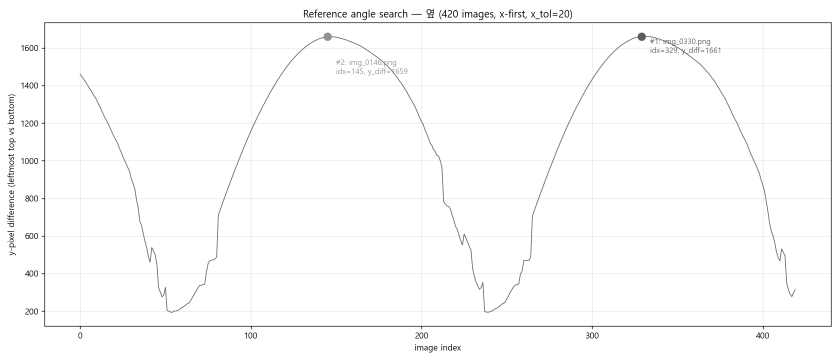
#> input picture side_ref_angle/refscan_260709_sm45c_Initial_side/ref_angle_plot.png, 1680 x 720 px (shown at 1/2 size)
$ python find_ref_angle.py refscan_260709_sm45c_Initial_side
#> lines starting #> are read from the running program, lines starting #| are printed output that depends on the picture
# -*- coding: utf-8 -*-
"""엔드밀 옆날 360도 회전 이미지에서 레퍼런스 각도 찾기.

방법
----
1. 그레이스케일 이미지를 임계값(thresh, 밝기)으로 이진화 → 어두운 픽셀 = 툴 후보.
   (왼쪽 끝에 어두운 배경 구조물이 함께 찍히므로 단순 최좌단 검색은 불가)
2. 화면 맨 오른쪽 가운데 픽셀을 시드로, 시드와 연결된 덩어리(connected component)만
   툴로 취급한다. 툴과 왼쪽 구조물 사이에는 흰 배경 띠가 있어 자연스럽게 분리된다.
3. 툴 덩어리를 이미지 중심 y(h/2) 기준 위/아래 반쪽으로 나누고, 각 반쪽에서
   x가 가장 작은(맨왼쪽) 픽셀을 먼저 확정한다. x가 y보다 우선순위가 높되,
   모서리가 둥근 경우를 위해 최좌단에서 x-tol(기본 20px) 이내 픽셀까지는
   y 극값 경쟁에 참여시킨다 (세로 직사각형+반원 캡이면 캡 꼭대기까지 포함).
   - 맨왼쪽 위 점: 위 반쪽 최좌단 x + tol 이내에서 가장 위(y 최소)
   - 맨왼쪽 아래 점: 아래 반쪽 최좌단 x + tol 이내에서 가장 아래(y 최대)
   두 점은 절삭날 코너라서 반드시 중심 반대쪽에 하나씩 있어야 한다.
4. 두 점의 x차이 dx는 참고용으로 기록/표시만 한다 (제약 없음).
   중심 반대쪽 조건을 만족 못 하면 그 프레임은 무효(y_diff=0) 처리.
5. y_diff = (아래 y) - (위 y). 인덱스 vs y_diff 그래프를 그리고 최대 프레임을
   레퍼런스로 선정. 360도 회전이므로 약 180도 간격의 피크 2개가 나온다.

사용법
------
python find_ref_angle.py "G:\\내 드라이브\\...\\옆" [--thresh 210] [--x-tol 20]
                         [--min-sep 90] [--out ref_angle_out]
"""
import argparse
import csv
import os
import re
import sys
import time
from concurrent.futures import ProcessPoolExecutor
from pathlib import Path

import cv2
import numpy as np
import matplotlib

matplotlib.use("Agg")
import matplotlib.pyplot as plt

plt.rcParams["font.family"] = ["Malgun Gothic", "DejaVu Sans"]
plt.rcParams["axes.unicode_minus"] = False

IMG_EXTS = {".png", ".jpg", ".jpeg", ".bmp", ".tif", ".tiff"}

INVALID = {"x_min": -1, "x_top": -1, "y_top": -1, "x_bot": -1, "y_bot": -1,
           "y_diff": 0, "dx": -1, "valid": 0}


def natural_key(p: Path):
    """img_0002 < img_0010 처럼 파일명 속 숫자 기준 정렬."""
    return [int(t) if t.isdigit() else t.lower() for t in re.split(r"(\d+)", p.name)]


def imread_gray(path: Path):
    """한글/유니코드 경로에서도 동작하는 그레이스케일 로더."""
    data = np.fromfile(str(path), dtype=np.uint8)
    return cv2.imdecode(data, cv2.IMREAD_GRAYSCALE)
#> returned value is the input picture: shape (720, 1680); min 0, max 255, mean 251.5


def imwrite_uni(path: Path, img):
    ok, buf = cv2.imencode(path.suffix, img)
    if ok:
        buf.tofile(str(path))


def measure(img: np.ndarray, thresh: int, x_tol: int):
    """한 이미지에서 맨왼쪽 위/아래 점과 y_diff 측정.

    x가 y보다 우선: 반쪽별로 최좌단 x를 먼저 확정한 뒤, 최좌단+x_tol 이내
    픽셀 중에서 y 극값을 고른다 (둥근 모서리의 꼭대기까지 포함).
    반환 dict의 valid=0이면 무효 프레임(reason에 사유).
    """
#> called with thresh = 210, x_tol = 20
    h, w = img.shape
#> h = 720; w = 1680
    cy = h // 2
#> cy = 360
    dark = (img < thresh).astype(np.uint8)
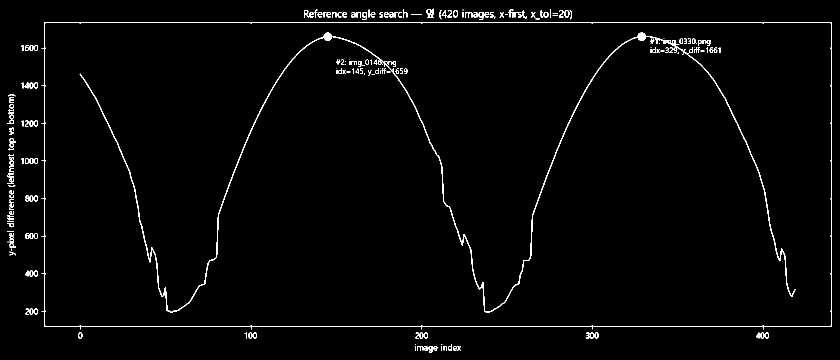
#> dark: shape (720, 1680) (shown at 1/2 size); values 0 (black) and 1 (white), 1.6% white in thin lines or dots

    # 시드: 맨 오른쪽 열에서 세로 중앙에 가장 가까운 어두운 픽셀
    right_col = np.flatnonzero(dark[:, w - 1])
#> right_col = empty array
    if right_col.size == 0:
        return {**INVALID, "reason": "오른쪽 끝에 툴 없음"}
    seed_y = int(right_col[np.argmin(np.abs(right_col - h // 2))])

    # 시드와 연결된 덩어리만 툴로 취급 (왼쪽 배경 구조물/먼지 제거)
    _, labels = cv2.connectedComponents(dark, connectivity=8)
    tool = labels == labels[seed_y, w - 1]

    ys, xs = np.nonzero(tool)
    x_min = int(xs.min())

    # 중심 위/아래 반쪽 각각에서 최좌단 x 픽셀을 찾고, 같은 x면 y 극값 선택
    up, dn = ys < cy, ys > cy
    if not up.any() or not dn.any():
        return {**INVALID, "x_min": x_min,
                "reason": "위쪽 점 없음" if not up.any() else "아래쪽 점 없음"}

    band_up = up & (xs <= xs[up].min() + x_tol)
    y_top = int(ys[band_up].min())
    x_top = int(xs[band_up][ys[band_up] == y_top].min())
    band_dn = dn & (xs <= xs[dn].min() + x_tol)
    y_bot = int(ys[band_dn].max())
    x_bot = int(xs[band_dn][ys[band_dn] == y_bot].min())
    dx = abs(x_top - x_bot)

    return {"x_min": x_min, "x_top": x_top, "y_top": y_top,
            "x_bot": x_bot, "y_bot": y_bot, "y_diff": y_bot - y_top, "dx": dx,
            "valid": 1, "reason": ""}


def _scan_one(task):
    """이미지 1장 측정 (프로세스 풀 워커). task=(index, path, thresh, x_tol)."""
    i, path, thresh, x_tol = task
    img = imread_gray(Path(path))
    m = {**INVALID, "reason": "읽기 실패"} if img is None else measure(img, thresh, x_tol)
#> m = 9 items
    return {"index": i, "file": Path(path).name, **m}


def annotate(img, m, out_path: Path):
    vis = cv2.cvtColor(img, cv2.COLOR_GRAY2BGR)
    h, w = img.shape
    cv2.line(vis, (0, h // 2), (w - 1, h // 2), (0, 200, 200), 2)
    if m["x_min"] >= 0:
        cv2.line(vis, (m["x_min"], 0), (m["x_min"], h - 1), (0, 255, 0), 2)
    if m["x_top"] >= 0:
        cv2.circle(vis, (m["x_top"], m["y_top"]), 25, (0, 0, 255), 5)
        cv2.circle(vis, (m["x_bot"], m["y_bot"]), 25, (255, 0, 0), 5)
    label = f"y_diff={m['y_diff']} dx={m['dx']}" if m["valid"] else f"invalid: {m['reason']}"
    cv2.putText(vis, label, (60, 120), cv2.FONT_HERSHEY_SIMPLEX, 2.0, (0, 0, 255), 4)
    imwrite_uni(out_path, vis)


def main():
    ap = argparse.ArgumentParser(description="엔드밀 옆날 레퍼런스 각도 찾기")
    ap.add_argument("folder", help="이미지 폴더 경로")
    ap.add_argument("--thresh", type=int, default=210, help="이진화 임계값 (기본 210, 이보다 어두우면 툴)")
    ap.add_argument("--x-tol", type=int, default=20, help="최좌단에서 y 극값 경쟁에 참여시킬 x 허용 오차(px, 기본 20)")
    ap.add_argument("--min-sep", type=int, default=90, help="1·2위 피크 사이 최소 인덱스 간격 (기본 90)")
    ap.add_argument("--out", default="ref_angle_out", help="결과 저장 폴더 (기본 ./ref_angle_out)")
    ap.add_argument("--jobs", type=int, default=0,
                    help="병렬 프로세스 수 (기본 0 = CPU 코어 수 - 1). "
                         "이미지끼리 독립이라 결과는 순차 처리와 동일하다. "
                         "1 이면 병렬 없이 순차 처리")
    args = ap.parse_args()

    try:
        sys.stdout.reconfigure(encoding="utf-8", errors="replace")
    except Exception:
        pass

    folder = Path(args.folder)
    files = sorted([p for p in folder.iterdir() if p.suffix.lower() in IMG_EXTS], key=natural_key)
    if not files:
        sys.exit(f"이미지 파일이 없습니다: {folder}")

    out_dir = Path(args.out)
    out_dir.mkdir(parents=True, exist_ok=True)

    nproc = args.jobs if args.jobs > 0 else max(1, (os.cpu_count() or 2) - 1)
    nproc = min(nproc, len(files))
    print(f"{len(files)}장 처리 시작 (thresh={args.thresh}, x우선, "
          f"x_tol={args.x_tol}, 프로세스 {nproc}개)")
    t0 = time.time()
    rows = [None] * len(files)

    if nproc <= 1:
        for i, p in enumerate(files):
            rows[i] = _scan_one((i, str(p), args.thresh, args.x_tol))
            if (i + 1) % 40 == 0 or i == len(files) - 1:
                el = time.time() - t0
                eta = el / (i + 1) * (len(files) - i - 1)
                print(f"  {i + 1}/{len(files)}  경과 {el:5.1f}s  남은시간 약 {eta:4.0f}s")
    else:
        # 이미지끼리 독립이므로 프로세스 풀로 나눠 처리한다. 결과는 index 로
        # 제자리에 넣어 순서를 보장 → 단일 프로세스와 완전히 같은 결과.
        tasks = [(i, str(p), args.thresh, args.x_tol) for i, p in enumerate(files)]
        done = 0
        with ProcessPoolExecutor(max_workers=nproc) as ex:
            for r in ex.map(_scan_one, tasks, chunksize=8):
                rows[r["index"]] = r
                done += 1
                if done % 40 == 0 or done == len(files):
                    el = time.time() - t0
                    eta = el / done * (len(files) - done)
                    print(f"  {done}/{len(files)}  경과 {el:5.1f}s  남은시간 약 {eta:4.0f}s")

    y_diffs = np.array([r["y_diff"] for r in rows])
#> y_diffs = [0]
    valid = np.array([r["valid"] for r in rows], dtype=bool)
#> valid = [False]
    n_invalid = int((~valid).sum())
#> n_invalid = 1

    # 1위 피크 = 레퍼런스, 2위 피크 = min_sep 이상 떨어진 곳의 최대값
    i1 = int(np.argmax(y_diffs))
#> i1 = 0
    far = np.abs(np.arange(len(rows)) - i1) >= args.min_sep
#> far = [False]
    i2 = int(np.arange(len(rows))[far][np.argmax(y_diffs[far])]) if far.any() else None

    # CSV 저장
    csv_path = out_dir / "ref_angle_scores.csv"
    with open(csv_path, "w", newline="", encoding="utf-8-sig") as f:
        wcsv = csv.DictWriter(f, fieldnames=list(rows[0].keys()))
        wcsv.writeheader()
        wcsv.writerows(rows)

    # 그래프: x=이미지 인덱스, y=y픽셀수 차이 (무효 프레임은 0 + 회색 x 표시)
    fig, ax = plt.subplots(figsize=(14, 6))
    idx_all = np.arange(len(rows))
#> idx_all = [0]
    ax.plot(idx_all, y_diffs, "-", lw=1, color="#4477aa")
    if n_invalid:
        ax.plot(idx_all[~valid], np.zeros(n_invalid), "x", ms=5, color="#bbbbbb",
                label=f"invalid ({n_invalid})")
        ax.legend(loc="upper right")
    for rank, ii in enumerate([i1, i2]):
        if ii is None:
            continue
        c = "#cc3311" if rank == 0 else "#ee7733"
        ax.plot(ii, y_diffs[ii], "o", ms=9, color=c)
        ax.annotate(f"#{rank + 1}: {rows[ii]['file']}\nidx={ii}, y_diff={y_diffs[ii]}",
                    (ii, y_diffs[ii]), textcoords="offset points", xytext=(10, -20 - 25 * rank),
                    fontsize=9, color=c)
#> this loop made 2 passes
#> (rank, ii, c) on pass 1: (0, 0, '#cc3311')
#> (rank, ii) on pass 2: (1, None)
    ax.set_xlabel("image index")
    ax.set_ylabel("y-pixel difference (leftmost top vs bottom)")
    ax.set_title(f"Reference angle search — {folder.name} "
                 f"({len(rows)} images, x-first, x_tol={args.x_tol})")
    ax.grid(alpha=0.3)
    fig.tight_layout()
    plot_path = out_dir / "ref_angle_plot.png"
    fig.savefig(plot_path, dpi=120)
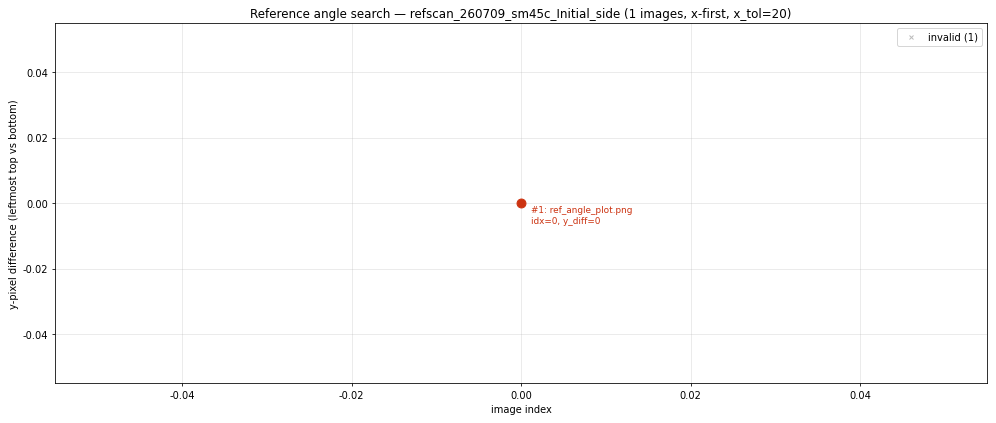
#> figure drawn by matplotlib, 1 panel

    # 상위 피크 주석 이미지 저장
    for rank, ii in enumerate([i1, i2]):
        if ii is None:
            continue
        r = rows[ii]
#> r = 11 items
        annotate(imread_gray(folder / r["file"]), r,
                 out_dir / f"ref_top{rank + 1}_{Path(r['file']).stem}_annotated.png")
#> in annotate, `label = f"y_diff={m['y_diff']} dx={m['dx']}" if m["valid"] else f"inva..`: label = 'invalid: 오른쪽 끝에 툴 없음'
#> in annotate, `cv2.putText(vis, label, (60, 120), cv2.FONT_HERSHEY_SIMPLEX, 2.0, (0, ..`:
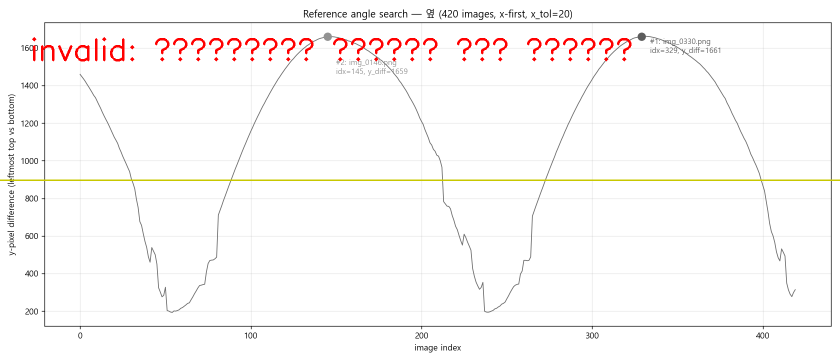
#> vis: shape (720, 1680, 3) (shown at 1/2 size); mean B, G, R 248.2, 249.1, 251.3

    print()
    print("=" * 60)
    print(f"유효 {len(rows) - n_invalid}장 / 무효 {n_invalid}장")
#| 유효 0장 / 무효 1장
    print(f"레퍼런스(1위): idx={i1}  {rows[i1]['file']}  y_diff={y_diffs[i1]}  "
          f"top=({rows[i1]['x_top']},{rows[i1]['y_top']}) bot=({rows[i1]['x_bot']},{rows[i1]['y_bot']})")
#| 레퍼런스(1위): idx=0  ref_angle_plot.png  y_diff=0  top=(-1,-1) bot=(-1,-1)
    if i2 is not None:
        print(f"2위 피크    : idx={i2}  {rows[i2]['file']}  y_diff={y_diffs[i2]}  "
              f"(1위와 {abs(i2 - i1)}장 차이)")
    print("-" * 60)
    order = np.argsort(y_diffs)[::-1][:10]
#> order = [0]
    print("y_diff 상위 10:")
    for ii in order:
        print(f"  idx={ii:4d}  {rows[ii]['file']}  y_diff={y_diffs[ii]}  dx={rows[ii]['dx']}")
#> this loop made 1 pass
#|   idx=   0  ref_angle_plot.png  y_diff=0  dx=-1
    print("-" * 60)
    print(f"결과 저장: {csv_path}")
    print(f"          {plot_path}")
    print(f"          {out_dir}\\ref_top*_annotated.png")


if __name__ == "__main__":
    main()
